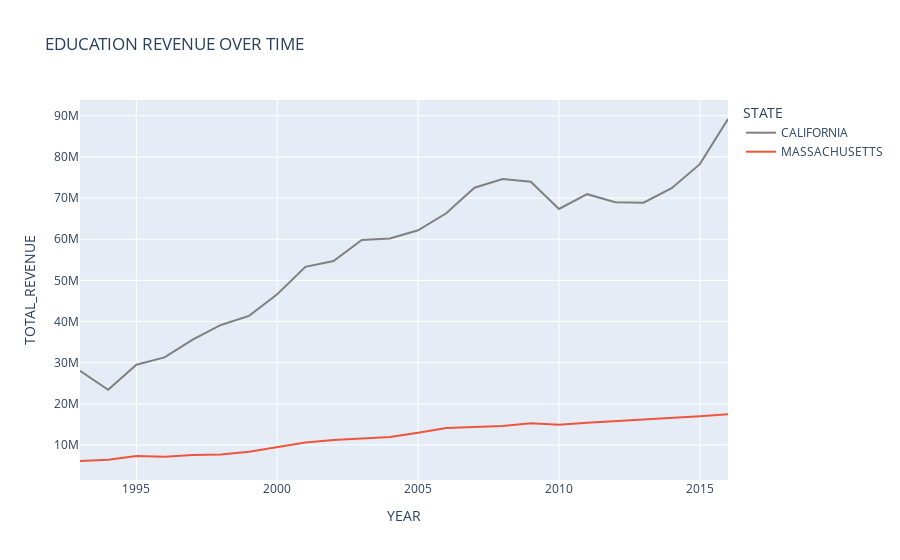

This figure's notebook cell:
### Code cell
px.line(
    education
    .query("1992 < YEAR < 2017 and STATE in ['CALIFORNIA','MASSACHUSETTS']")
    .groupby(["YEAR","STATE"], as_index=False).sum(),
    x="YEAR",
    y="TOTAL_REVENUE",
    color="STATE",
    color_discrete_map={
        "CALIFORNIA": "Grey"
    },
    # line_dash="above_avg_math8",
    # line_group="above_avg_math8",
    title="EDUCATION REVENUE OVER TIME"
)

### Figure 1 — Plotly figure (JSON) as saved in the notebook; plotly's stock layout.template omitted (floating-point values rounded to 4 significant figures)
{"data": [{"hovertemplate": "STATE=CALIFORNIA<br>YEAR=%{x}<br>TOTAL_REVENUE=%{y}<extra></extra>", "legendgroup": "CALIFORNIA", "line": {"color": "Grey", "dash": "solid"}, "marker": {"symbol": "circle"}, "mode": "lines", "name": "CALIFORNIA", "orientation": "v", "showlegend": true, "type": "scatter", "x": [1993, 1994, 1995, 1996, 1997, 1998, 1999, 2000, 2001, 2002, 2003, 2004, 2005, 2006, 2007, 2008, 2009, 2010, 2011, 2012, 2013, 2014, 2015, 2016], "xaxis": "x", "y": [28040000.0, 23440000.0, 29510000.0, 31280000.0, 35610000.0, 39180000.0, 41390000.0, 46630000.0, 53290000.0, 54730000.0, 59820000.0, 60160000.0, 62170000.0, 66300000.0, 72520000.0, 74630000.0, 73960000.0, 67360000.0, 70950000.0, 69020000.0, 68870000.0, 72390000.0, 78250000.0, 89220000.0], "yaxis": "y"}, {"hovertemplate": "STATE=MASSACHUSETTS<br>YEAR=%{x}<br>TOTAL_REVENUE=%{y}<extra></extra>", "legendgroup": "MASSACHUSETTS", "line": {"color": "#EF553B", "dash": "solid"}, "marker": {"symbol": "circle"}, "mode": "lines", "name": "MASSACHUSETTS", "orientation": "v", "showlegend": true, "type": "scatter", "x": [1993, 1994, 1995, 1996, 1997, 1998, 1999, 2000, 2001, 2002, 2003, 2004, 2005, 2006, 2007, 2008, 2009, 2010, 2011, 2012, 2013, 2014, 2015, 2016], "xaxis": "x", "y": [6122000.0, 6411000.0, 7327000.0, 7130000.0, 7586000.0, 7726000.0, 8388000.0, 9464000.0, 10610000.0, 11220000.0, 11590000.0, 11980000.0, 12980000.0, 14160000.0, 14410000.0, 14630000.0, 15300000.0, 14920000.0, 15400000.0, 15760000.0, 16110000.0, 16610000.0, 16990000.0, 17480000.0], "yaxis": "y"}], "layout": {"legend": {"title": {"text": "STATE"}, "tracegroupgap": 0}, "title": {"text": "EDUCATION REVENUE OVER TIME"}, "xaxis": {"anchor": "y", "domain": [0, 1], "title": {"text": "YEAR"}}, "yaxis": {"anchor": "x", "domain": [0, 1], "title": {"text": "TOTAL_REVENUE"}}}}
